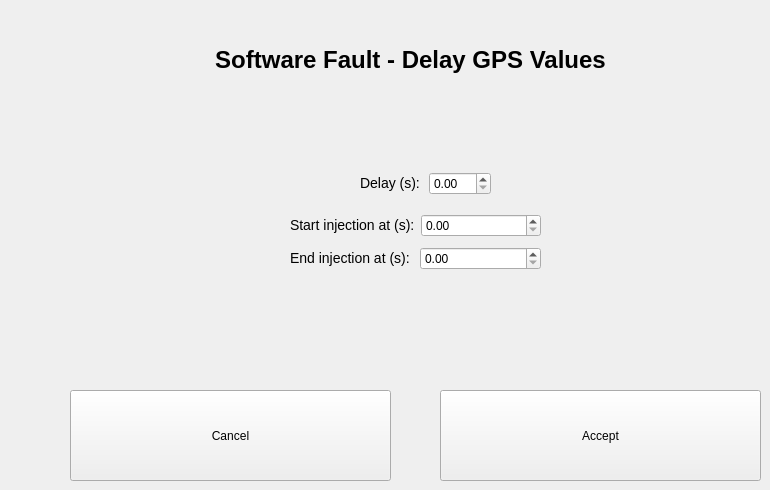
   <widget class="QWidget" name="page_3">
    <widget class="QLabel" name="label_4">
     <property name="geometry">
      <rect>
       <x>100</x>
       <y>30</y>
       <width>621</width>
       <height>61</height>
      </rect>
     </property>
     <property name="toolTip">
      <string>&lt;html&gt;&lt;head/&gt;&lt;body&gt;&lt;p align=&quot;center&quot;&gt;&lt;br/&gt;&lt;/p&gt;&lt;/body&gt;&lt;/html&gt;</string>
     </property>
     <property name="whatsThis">
      <string>&lt;html&gt;&lt;head/&gt;&lt;body&gt;&lt;p align=&quot;center&quot;&gt;&lt;br/&gt;&lt;/p&gt;&lt;/body&gt;&lt;/html&gt;</string>
     </property>
     <property name="styleSheet">
      <string notr="true">font-size: 24px;
font-weight: bold;</string>
     </property>
     <property name="text">
      <string>&lt;html&gt;&lt;head/&gt;&lt;body&gt;&lt;p&gt;&lt;span style=&quot; color:#000000;&quot;&gt;Software Fault - Delay GPS Values&lt;/span&gt;&lt;/p&gt;&lt;/body&gt;&lt;/html&gt;</string>
     </property>
     <property name="alignment">
      <set>Qt::AlignCenter</set>
     </property>
    </widget>
    <widget class="QWidget" name="layoutWidget_7">
     <property name="geometry">
      <rect>
       <x>290</x>
       <y>210</y>
       <width>251</width>
       <height>64</height>
      </rect>
     </property>
     <layout class="QVBoxLayout" name="verticalLayout_4">
      <item>
       <layout class="QHBoxLayout" name="horizontalLayout_9">
        <item>
         <widget class="QLabel" name="label_15">
          <property name="styleSheet">
           <string notr="true">font-size: 14px;</string>
          </property>
          <property name="text">
           <string>&lt;html&gt;&lt;head/&gt;&lt;body&gt;&lt;p&gt;&lt;span style=&quot; color:#000000;&quot;&gt;Start injection at (s):&lt;/span&gt;&lt;/p&gt;&lt;/body&gt;&lt;/html&gt;</string>
          </property>
         </widget>
        </item>
        <item>
         <widget class="QDoubleSpinBox" name="doubleSpinBox_startInjection_4">
          <property name="styleSheet">
           <string notr="true">qproperty-toolTip: &quot;Seconds after takeoff considered to start injection&quot;;</string>
          </property>
         </widget>
        </item>
       </layout>
      </item>
      <item>
       <layout class="QHBoxLayout" name="horizontalLayout_12">
        <item>
         <widget class="QLabel" name="label_18">
          <property name="styleSheet">
           <string notr="true">font-size: 14px;</string>
          </property>
          <property name="text">
           <string>&lt;html&gt;&lt;head/&gt;&lt;body&gt;&lt;p&gt;&lt;span style=&quot; color:#000000;&quot;&gt;End injection at (s): &lt;/span&gt;&lt;/p&gt;&lt;/body&gt;&lt;/html&gt;</string>
          </property>
         </widget>
        </item>
        <item>
         <widget class="QDoubleSpinBox" name="doubleSpinBox_endInjection_4">
          <property name="styleSheet">
           <string notr="true">qproperty-toolTip: &quot;Seconds after takeoff considered to end injection&quot;;</string>
          </property>
         </widget>
        </item>
       </layout>
      </item>
     </layout>
    </widget>
    <widget class="QPushButton" name="buttonGPSInjectionContinue_3">
     <property name="enabled">
      <bool>true</bool>
     </property>
     <property name="geometry">
      <rect>
       <x>440</x>
       <y>390</y>
       <width>321</width>
       <height>91</height>
      </rect>
     </property>
     <property name="styleSheet">
      <string notr="true"/>
     </property>
     <property name="text">
      <string>Accept</string>
     </property>
    </widget>
    <widget class="QPushButton" name="buttonGPSInjectionCancel_2">
     <property name="enabled">
      <bool>true</bool>
     </property>
     <property name="geometry">
      <rect>
       <x>70</x>
       <y>390</y>
       <width>321</width>
       <height>91</height>
      </rect>
     </property>
     <property name="styleSheet">
      <string notr="true"/>
     </property>
     <property name="text">
      <string>Cancel</string>
     </property>
    </widget>
    <widget class="QWidget" name="layoutWidget">
     <property name="geometry">
      <rect>
       <x>360</x>
       <y>170</y>
       <width>131</width>
       <height>27</height>
      </rect>
     </property>
     <layout class="QHBoxLayout" name="horizontalLayout">
      <item>
       <widget class="QLabel" name="label_26">
        <property name="styleSheet">
         <string notr="true">font-size: 14px;</string>
        </property>
        <property name="text">
         <string>&lt;html&gt;&lt;head/&gt;&lt;body&gt;&lt;p&gt;&lt;span style=&quot; color:#000000;&quot;&gt;Delay (s):&lt;/span&gt;&lt;/p&gt;&lt;/body&gt;&lt;/html&gt;</string>
        </property>
       </widget>
      </item>
      <item>
       <widget class="QDoubleSpinBox" name="doubleSpinBox_delayvalue">
        <property name="styleSheet">
         <string notr="true">qproperty-toolTip: &quot;Seconds after takeoff considered to start injection&quot;;</string>
        </property>
       </widget>
      </item>
     </layout>
    </widget>
   </widget>
